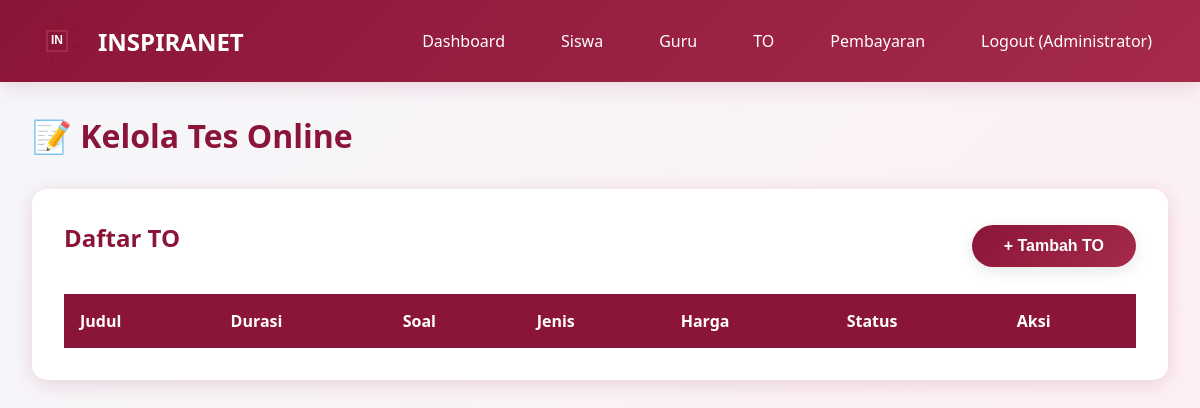
The page /admin/exams (signed in) on the database as committed earlier.
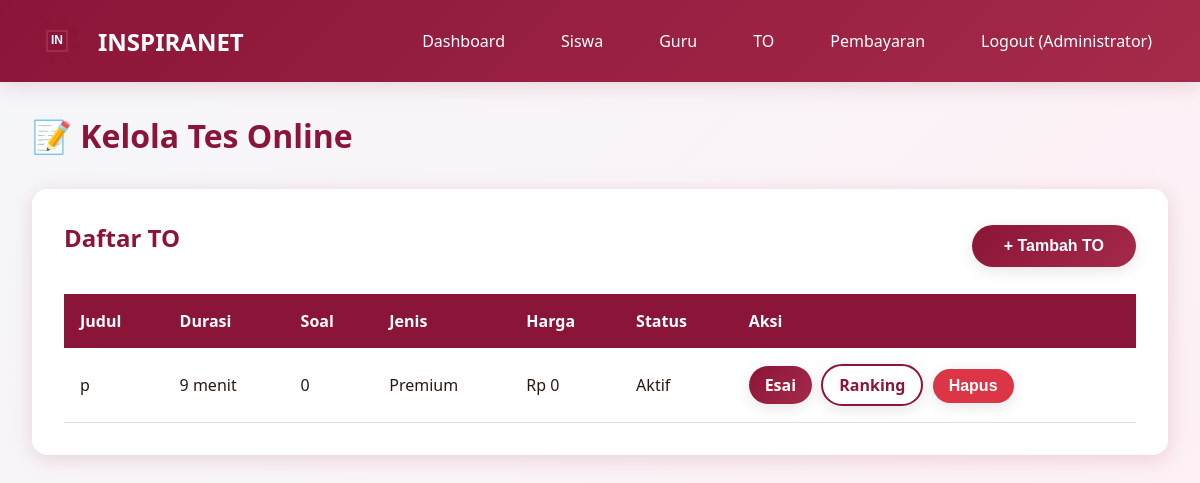
The same page on the database as committed later.
### models.py (models this page shows, shortened)
class User(UserMixin, db.Model):
    __tablename__ = 'users'
    id = db.Column(db.Integer, primary_key=True)
    email = db.Column(db.String(120), unique=True, nullable=False)
    password_hash = db.Column(db.String(255), nullable=False)
    full_name = db.Column(db.String(100), nullable=False)
    role = db.Column(db.String(20), nullable=False, default='student')
    inspira_branch = db.Column(db.String(50), nullable=True)
    class_level = db.Column(db.String(20), nullable=True)
    school_name = db.Column(db.String(150), nullable=True)
    phone_number = db.Column(db.String(20), nullable=True)
    profile_photo = db.Column(db.String(255), nullable=True)
    created_at = db.Column(db.DateTime, default=datetime.utcnow)
    exam_attempts = db.relationship('ExamAttempt', backref='user', lazy=True, cascade='all, delete-orphan')
    payments = db.relationship('Payment', backref='user', lazy=True, cascade='all, delete-orphan')
    leaderboard_entries = db.relationship('Leaderboard', backref='user', lazy=True, cascade='all, delete-orphan')

class Exam(db.Model):
    __tablename__ = 'exams'
    id = db.Column(db.Integer, primary_key=True)
    title = db.Column(db.String(200), nullable=False)
    description = db.Column(db.Text, nullable=True)
    duration_minutes = db.Column(db.Integer, nullable=False, default=120)
    total_questions = db.Column(db.Integer, nullable=False, default=0)
    is_premium = db.Column(db.Boolean, default=False)
    price = db.Column(db.Integer, default=0)
    is_active = db.Column(db.Boolean, default=True)
    created_by = db.Column(db.Integer, db.ForeignKey('users.id'), nullable=False)
    created_at = db.Column(db.DateTime, default=datetime.utcnow)
    questions = db.relationship('Question', backref='exam', lazy=True, cascade='all, delete-orphan')
    attempts = db.relationship('ExamAttempt', backref='exam', lazy=True, cascade='all, delete-orphan')
    payments = db.relationship('Payment', backref='exam', lazy=True, cascade='all, delete-orphan')
    leaderboard_entries = db.relationship('Leaderboard', backref='exam', lazy=True, cascade='all, delete-orphan')

### app.py (the view)
@app.route('/admin/exams')
@login_required
def admin_exams():
    if current_user.role != 'admin':
        flash('Akses ditolak!', 'danger')
        return redirect(url_for('index'))
    exams = Exam.query.all()
    return render_template('admin_exams.html', exams=exams)

### app.py (called while the page is built)
@login_manager.user_loader
def load_user(user_id):
    return User.query.get(int(user_id))

@app.before_request
def ensure_db():
    if not hasattr(app, '_db_initialized'):
        app._db_initialized = True
        init_database()

### templates/admin_exams.html (shortened to what this page needs)
{% extends "base.html" %}
{% block content %}
<h1 style="color: var(--primary-color); margin-bottom: 2rem;">📝 Kelola Tes Online</h1>
<div class="card">
    <div style="display: flex; justify-content: space-between; align-items: center; margin-bottom: 1.5rem;">
        <h2>Daftar TO</h2>
        <button onclick="showModal('addExamModal')" class="btn btn-primary">+ Tambah TO</button>
    </div>
    <table class="table">
        <thead>
            <tr>
                <th>Judul</th>
                <th>Durasi</th>
                <th>Soal</th>
                <th>Jenis</th>
                <th>Harga</th>
                <th>Status</th>
                <th>Aksi</th>
            </tr>
        </thead>
        <tbody>
            {% for exam in exams %}
            <tr>
                <td>{{ exam.title }}</td>
                <td>{{ exam.duration_minutes }} menit</td>
                <td>{{ exam.total_questions }}</td>
                <td>{{ 'Premium' if exam.is_premium else 'Gratis' }}</td>
                <td>Rp {{ exam.price if exam.is_premium else 0 }}</td>
                <td>{{ 'Aktif' if exam.is_active else 'Nonaktif' }}</td>
                <td>
                    <a href="{{ url_for('admin_view_essay_answers', exam_id=exam.id) }}" class="btn btn-primary" style="padding: 0.5rem 1rem; text-decoration: none; margin-right: 5px;">Esai</a>
                    <a href="{{ url_for('leaderboard', exam_id=exam.id) }}" class="btn btn-secondary" style="padding: 0.5rem 1rem; text-decoration: none; margin-right: 5px;">Ranking</a>
                    <form method="POST" action="{{ url_for('admin_delete_exam', id=exam.id) }}" style="display: inline;" data-confirm-delete>
                        <button type="submit" class="btn btn-danger" style="padding: 0.5rem 1rem;">Hapus</button>
                    </form>
                </td>
            </tr>
            {% endfor %}
        </tbody>
    </table>
</div>
{% endblock %}

### templates/base.html (shortened to what this page needs)
<!DOCTYPE html>
<html lang="id">
<head>
    <link rel="stylesheet" href="{{ url_for('static', filename='css/style.css') }}">
</head>
<body>
    <nav class="navbar">
        <div class="container">
            <a href="{{ url_for('index') }}" class="navbar-brand">
                <div id="logo-animation" class="logo-container"></div>
                <span>INSPIRANET</span>
            </a>
            <ul class="navbar-nav">
                {% if current_user.is_authenticated %}
                    {% if current_user.role == 'admin' %}
                        <li><a href="{{ url_for('admin_dashboard') }}">Dashboard</a></li>
                        <li><a href="{{ url_for('admin_students') }}">Siswa</a></li>
                        <li><a href="{{ url_for('admin_teachers') }}">Guru</a></li>
                        <li><a href="{{ url_for('admin_exams') }}">TO</a></li>
                        <li><a href="{{ url_for('admin_payments') }}">Pembayaran</a></li>
                    {% elif current_user.role == 'teacher' %}
                        <li><a href="{{ url_for('teacher_dashboard') }}">Dashboard</a></li>
                        <li><a href="{{ url_for('teacher_exams') }}">TO Saya</a></li>
                        <li><a href="{{ url_for('teacher_students') }}">Hasil Siswa</a></li>
                    {% else %}
                        <li><a href="{{ url_for('student_dashboard') }}">Dashboard</a></li>
                        <li><a href="{{ url_for('student_exams') }}">Daftar TO</a></li>
                    {% endif %}
                    <li><a href="{{ url_for('logout') }}">Logout ({{ current_user.full_name }})</a></li>
                {% else %}
                    <li><a href="{{ url_for('login') }}">Login</a></li>
                    <li><a href="{{ url_for('register') }}">Daftar</a></li>
                {% endif %}
            </ul>
        </div>
    </nav>
    <div class="container">
        {% block content %}{% endblock %}
    </div>
</body>
</html>

### static/css/style.css (style rules this page uses)
:root { --primary-color: #8B1538; --secondary-color: #A52A4A; --dark-color: #4A0E1F; --light-color: #FFE5EC; --text-dark: #2C1810; --text-light: #FFFFFF; --shadow: 0 4px 20px rgba(139, 21, 56, 0.15); }
* { margin: 0; padding: 0; box-sizing: border-box; }
body { font-family: 'Segoe UI', Tahoma, Geneva, Verdana, sans-serif; background: linear-gradient(135deg, #f5f7fa 0%, #ffeef3 100%); color: var(--text-dark); min-height: 100vh; }
.navbar { background: linear-gradient(135deg, var(--primary-color) 0%, var(--secondary-color) 100%); padding: 1rem 0; box-shadow: var(--shadow); position: sticky; top: 0; z-index: 1000; }
.navbar .container { max-width: 1200px; margin: 0 auto; padding: 0 2rem; display: flex; justify-content: space-between; align-items: center; }
.navbar-brand { display: flex; align-items: center; gap: 1rem; color: var(--text-light); text-decoration: none; font-size: 1.5rem; font-weight: bold; }
.logo-container { position: relative; width: 50px; height: 50px; }
.navbar-nav { display: flex; gap: 1.5rem; list-style: none; align-items: center; }
.navbar-nav a { color: var(--text-light); text-decoration: none; padding: 0.5rem 1rem; border-radius: 5px; transition: all 0.3s ease; }
.container { max-width: 1200px; margin: 2rem auto; padding: 0 2rem; }
.btn { display: inline-block; padding: 0.75rem 2rem; border: none; border-radius: 25px; font-size: 1rem; font-weight: 600; text-decoration: none; cursor: pointer; transition: all 0.3s ease; box-shadow: 0 4px 15px rgba(0, 0, 0, 0.1); }
.btn-primary { background: linear-gradient(135deg, var(--primary-color) 0%, var(--secondary-color) 100%); color: var(--text-light); }
.btn-secondary { background: white; color: var(--primary-color); border: 2px solid var(--primary-color); }
.btn-danger { background: #dc3545; color: white; }
.card { background: white; border-radius: 15px; padding: 2rem; box-shadow: var(--shadow); margin-bottom: 2rem; animation: fadeIn 0.6s ease; }
.card h2 { color: var(--primary-color); margin-bottom: 1rem; }
.table { width: 100%; border-collapse: collapse; margin-top: 1rem; }
.table th { background: var(--primary-color); color: white; padding: 1rem; text-align: left; }
.table td { padding: 1rem; border-bottom: 1px solid #e0e0e0; }

Rows that differ between the two databases and show on the page:
added Exam: title "p", duration_minutes "9", total_questions "0", is_premium "Premium", is_premium+price "0", is_active "Aktif"
